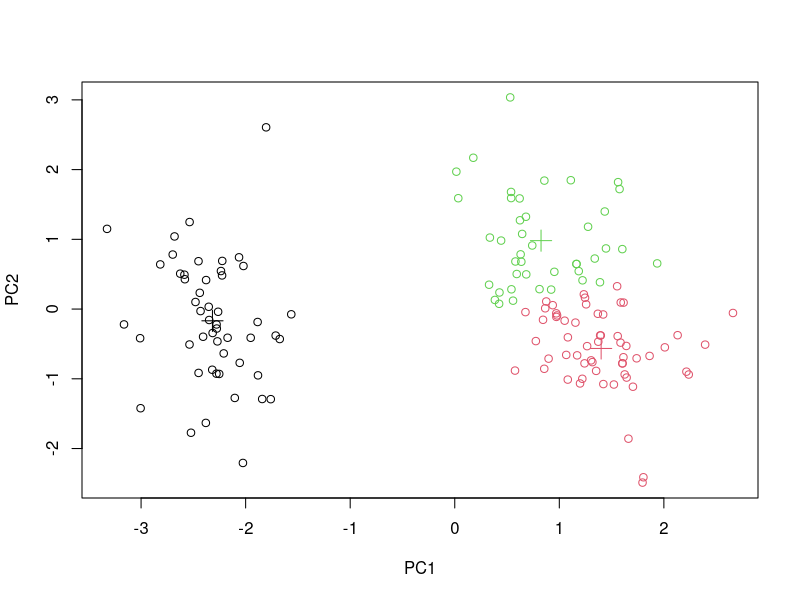

Write R code to recreate this figure.
iris <- data.matrix(iris[,-5])
colnames(iris) <- NULL
iris.log <- log(iris)
iris.preproc <- scale(iris.log)
iris.pca <- prcomp(iris.preproc)
iris.pca.data <- predict(iris.pca)[,1:2]
iris.kmeans <- kmeans(iris.pca.data, 3)
plot(iris.pca.data, col = iris.kmeans$cluster)
points(iris.kmeans$centers, col = 1:3, pch = 3, cex = 2)

